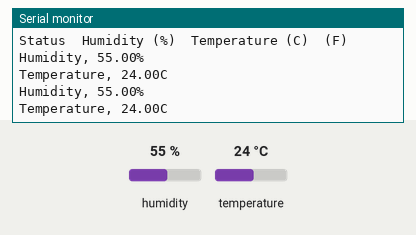
This sketch was run on a simulated Arduino Uno, built with avr-gcc and run on an emulated ATmega328P. Shown: the last lines printed to the serial monitor. The test bench sets the inputs (shaded band); at power-on: humidity 55 %, temperature 24 °C.

Above: at 4.8 s.
4.9 s: humidity set to 22 %
At 7.0 s:
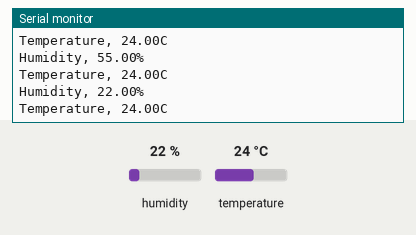
7.9 s: temperature set to 12 °C
At 8.8 s:
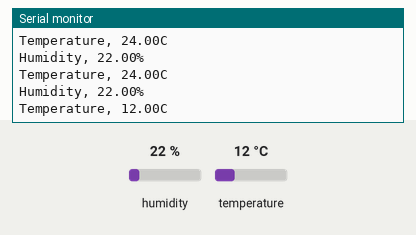
10.9 s: humidity set to 40 %
At 13.5 s:
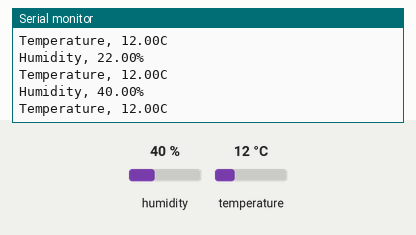
Timing chart, 0 to 15.0 s (numbered marks = the images above; inputs shaded):
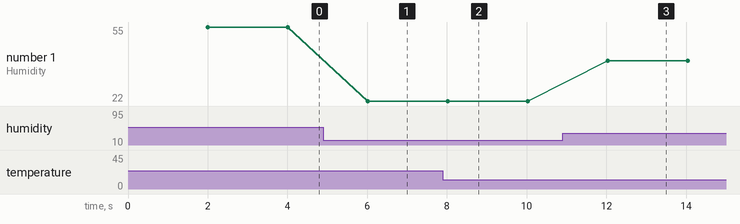

The sketch:

EX13_DHT_Serial.ino
```cpp
#include "DHT.h"

DHT dht;

void setup()
{
  Serial.begin(9600);
  Serial.println();
  Serial.println("Status\tHumidity (%)\tTemperature (C)\t(F)");

  dht.setup(9);
}

void loop()
{
  delay(dht.getMinimumSamplingPeriod());

  float humidity = dht.getHumidity(); // ดึงค่าความชื้น
  float temperature = dht.getTemperature(); // ดึงค่าอุณหภูมิ

  Serial.print("Humidity, ");
  Serial.print(humidity);
  Serial.println("%");

  Serial.print("Temperature, ");
  Serial.print(temperature);
  Serial.println("C");
}
```

Measured:
- after the input at 4.9 s, the serial monitor: prints a new line after 1.1 s (image 1)
- after the input at 7.9 s, the serial monitor: prints a new line after 0.14 s (image 2)
- after the input at 10.9 s, the serial monitor: prints a new line after 1.1 s (image 3)
- plotted number 1: 55 → 22 after the input at 4.9 s, 22 → 40 after the input at 10.9 s
